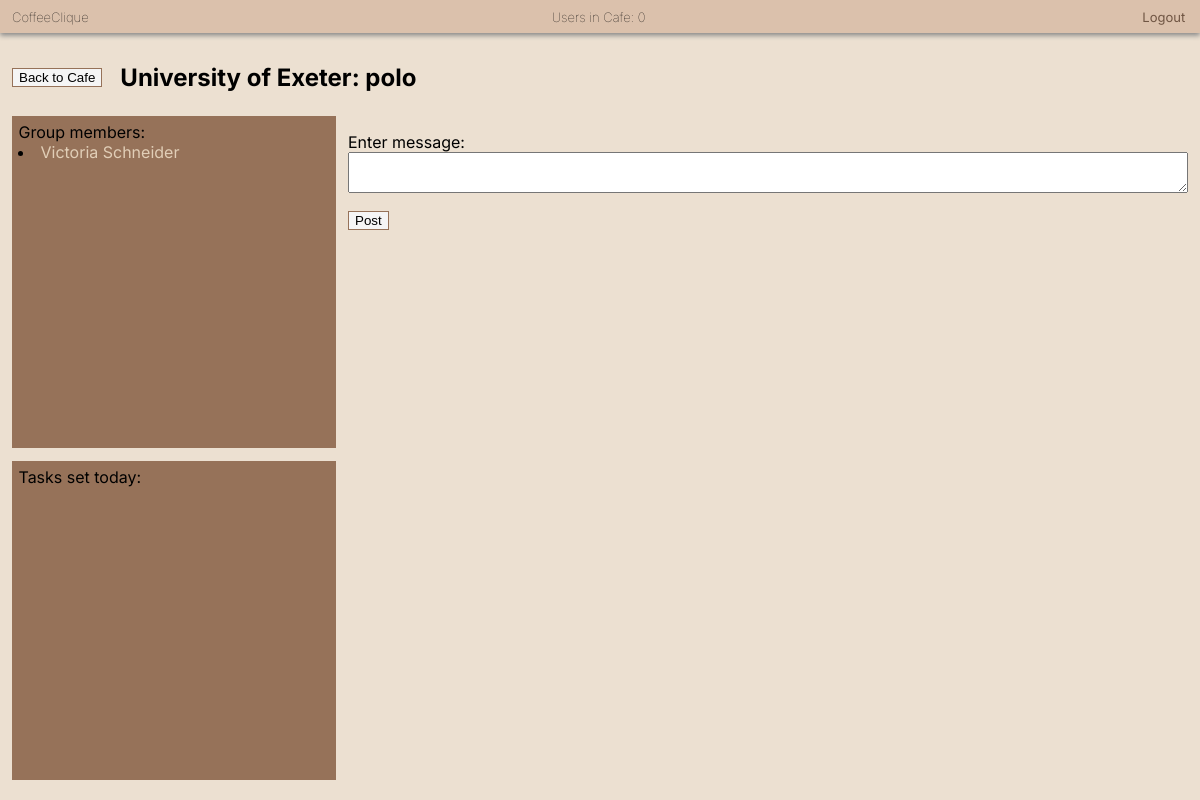
/tables/1 (signed in), run on the app's committed database.
### app/models.py (models this page shows, shortened)
class CafeTable(models.Model):
    table_id = models.CharField(max_length=50)
    university = models.CharField(max_length=50)

class CoffeeUser(AbstractBaseUser):
    AVAILABLE_UNIS = (
        ("University of Exeter", "University of Exeter"),
        ("Test uni", "Test uni")
    )
    email = models.EmailField(verbose_name="email", unique=True)
    date_joined = models.DateTimeField(verbose_name="date_joined",
                                       auto_now_add=True)
    last_login = models.DateTimeField(verbose_name="last_login", auto_now=True)
    is_admin = models.BooleanField(default=False)
    is_active = models.BooleanField(default=True)
    is_staff = models.BooleanField(default=False)
    is_superuser = models.BooleanField(default=False)
    first_name = models.CharField(max_length=50)
    last_name = models.CharField(max_length=50)
    university = models.CharField(max_length=50, choices=AVAILABLE_UNIS)
    year = models.PositiveIntegerField(null=True, blank=True)
    course = models.CharField(max_length=50, blank=True)
    cafe_table_ids = models.ManyToManyField(CafeTable, blank=True)
    points = models.PositiveIntegerField(default=0)
    studying_until = models.DateTimeField(null=True, blank=True)
    share_tables = models.BooleanField(default=True)
    tasks_set_today = models.PositiveIntegerField(default=0)
    next_possible_set = models.DateField(null=True, blank=True)
    student_tasks_completed = models.PositiveIntegerField(default=0)
    next_possible_complete = models.DateField(null=True, blank=True)
    facebook = models.CharField(max_length=255, null=True, blank=True)
    twitter = models.CharField(max_length=255, null=True, blank=True)
    instagram = models.CharField(max_length=255, null=True, blank=True)
    USERNAME_FIELD = "email"  # users log in using their email
    REQUIRED_FIELDS = ["first_name", "last_name", "university", "is_staff"]
    objects = CoffeeUserManager()

### app/views.py (the view)
# urls.py: path('tables/<pk>', views.table_chat,
@login_required(login_url='/')
def table_chat(request, pk):
    try:
        table = CafeTable.objects.get(pk=pk)
    except CafeTable.DoesNotExist:
        return render(request, 'denied.html')
    current_user = request.user
    if ((current_user.university != table.university) or
       (table.table_id not in
       current_user.cafe_table_ids.values_list('table_id', flat=True))):
        return render(request, 'denied.html')
    if request.method == 'POST':
        form = PostMessageForm(request.POST)
        if form.is_valid():
            message_content = form.cleaned_data.get('message_content')
            Message.objects.create(  # removed msg =
                table_id=table,
                created_by=current_user,
                message_content=message_content,
            )
            form = PostMessageForm()
    else:
        form = PostMessageForm()
    messages = Message.objects.filter(table_id=table).order_by(
                'message_date')[:100]
    check_recurring_tasks()
    date_from = datetime.date.today()
    tasks = Task.objects.filter(table_id=table,
                                date_set=date_from)
    users = table.coffeeuser_set.all()
    users_studying = []
    other_users = []
    for user in users:
        if user.studying_until:
            if user.studying_until <= datetime.datetime.now():
                user.studying_until = None
                user.save()
                other_users.append(user)
            else:
                users_studying.append(user)
        else:
            other_users.append(user)
    users_studying = sorted(users_studying, key=attrgetter("studying_until"),
                            reverse=True)
    context = {
        "table": table,
        "form": form,
        "messages": messages,
        "users_studying": users_studying,
        "other_users": other_users,
        "tasks": tasks,
        'users': CoffeeUser.objects.all(),
        'num_users': get_number_current_users()
    }
    return render(request, "table_chat.html", context)

### app/forms.py
class PostMessageForm(forms.ModelForm):
    class Meta:
        model = Message
        fields = ('message_content',)
        labels = {
            'message_content': ugettext_lazy('Enter message:'),
        }

### app/views.py (called while the page is built, shortened)
def get_number_current_users():
    active_sessions = Session.objects.filter(expire_date__gte=timezone.now())
    active = 0
    for session in active_sessions:
        data = session.get_decoded()
        if data != {}:
            active += 1
    return active

def check_recurring_tasks():
    recurring_tasks = Task.objects.exclude(max_repeats=0).exclude(
        recurrence_interval="n")

### app/templates/table_chat.html (shortened to what this page needs)
<!DOCTYPE html>
<html lang="en">
<head>
  {% load static %}
  <link rel="stylesheet" type="text/css" href="{% static 'css/basic.css' %}"></link>
  <link rel="stylesheet" type="text/css" href="{% static 'css/chat.css' %}"></link>
</head>
<body>
  <div class="top_bar">
    <h6 class="app_name">CoffeeClique</h6>
    <h6 class="user_count">Users in Cafe: {{ num_users }}</h6>
    <a class="logout" href="{% url 'logout' %}">Logout</a>
  </div>
  <div class="navigation">
    <button onclick="document.location='/table_view'" id="table_view" inline="true">Back to Cafe</button><br>
    <h2 class="table_name">{{ table.university }}: {{ table.table_id }}</h2>
  </div>
  <div class="row">
    <div class="other">
    <div class="users">
    Group members:
    {% for user in other_users %}
    <li>
      <a class="link_table" href="{% url 'profile_page' user.id %}">
      {{user.first_name}} {{user.last_name}}</a>
    </li>
    {% endfor %}
    </div>
    <div class="tasks">
      Tasks set today:
    </div>
    </div>
    <div class="messages" id="messages">
    <div class="form">
      <form method="post">
        {{ form.as_p }}<button type="submit"> Post </button>
      </form><br>
    </div>
  </div>
</div>
</body>
</html>

### app/static/css/basic.css (style rules this page uses)
body { background-color: #ece0d1; margin: 0%; font-family: 'Inter', sans-serif; }
.top_bar { background-color: #dbc1ac; box-shadow: 0px 2.5px 5px #888888; padding-left: 1%; }
.app_name { margin: 0; padding-top: 9px; padding-bottom: 8px; font-size: small; font-weight:lighter; display: inline-block; width: 32%; }
.user_count { margin: 0; padding-top: 9px; padding-bottom: 8px; font-size: small; font-weight:lighter; width: 34%; display: inline-block; text-align: center; }
.logout { display: inline-block; width: 32%; text-align: right; font-size: small; }
a:link { color: #705644; background-color: transparent; text-decoration: none; }

### app/static/css/chat.css (style rules this page uses)
html, body { height: 100%; }
.navigation { display: inline-flex; margin-left: 1%; width: 100%; margin-top: 2.5%; margin-bottom: 1%; align-items: center; }
#table_view { height: fit-content; width: fit-content; }
.table_name { margin-block-end: 0; margin-block-start: 0; padding-left: 1.5%; }
.tasks { background-color: #967259; height: 47%; overflow: scroll; padding: 2%; margin-top: 4%; }
.users { background-color: #967259; height: 48%; overflow: scroll; padding: 2%; }
.messages { width: 70%; float: right; margin-right: 1%; margin-top: 1%; margin-bottom: 1%; overflow: scroll; }
.other { display: inline-block; width: 27%; margin: 1%; overflow: hidden; }
.row { display: flex; height: 86%; }
#id_message_content { width: -webkit-fill-available; height: 35px; font-family: 'Inter', sans-serif; font-size: 16px; display: block; }
label { width: fit-content; }
.link_table:link { color: #e1ceb7; background-color: transparent; text-decoration: none; transition-duration: 0.3s; }
button { background-color: whitesmoke; color: black; border: 1.8px solid #967259; transition-duration: 0.4s; }

### data on the page
CafeTable: university "University of Exeter", table_id "polo"
CoffeeUser: first_name "Victoria", last_name "Schneider"

### other printed values
{{ num_users }} "0"
